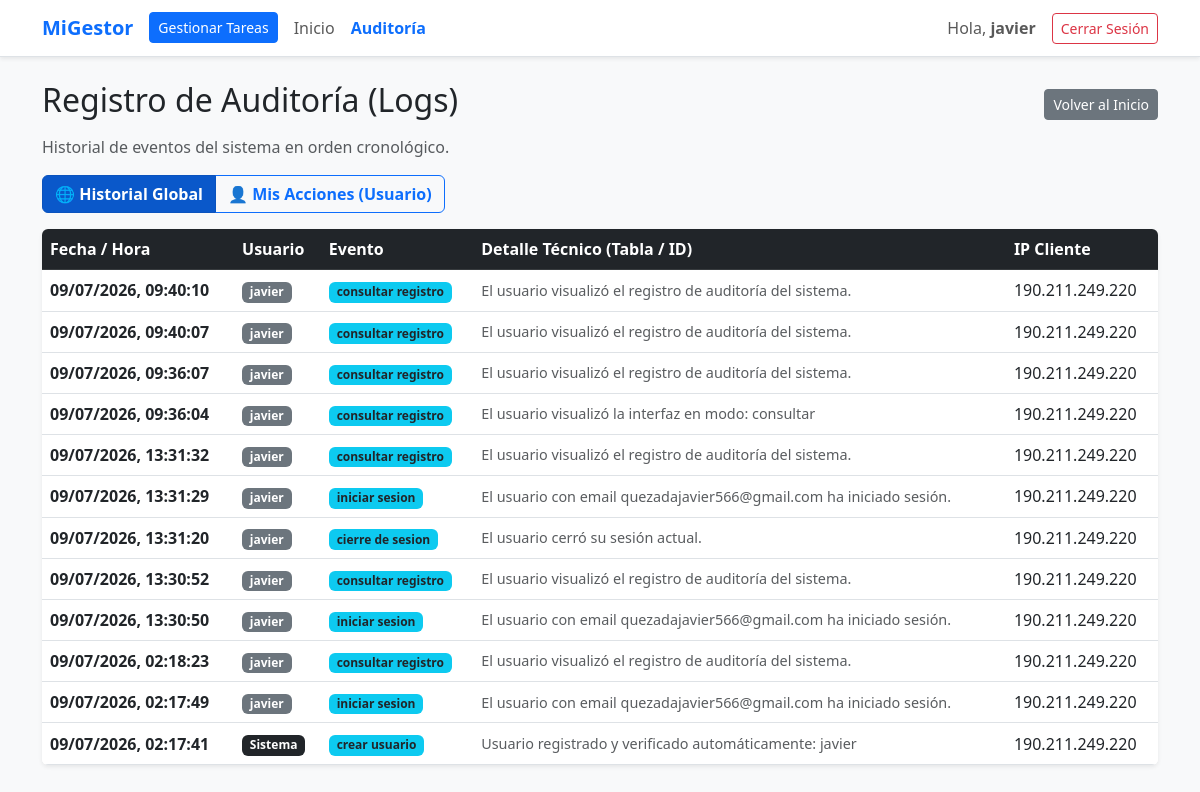
Screenshot of /logs_view.php (signed in) with the database file from the repository.
### tables this page shows
CREATE TABLE usuarios (
            id INTEGER PRIMARY KEY AUTOINCREMENT,
            username TEXT UNIQUE NOT NULL,
            email TEXT UNIQUE NOT NULL,
            password TEXT NOT NULL,
            verificado INTEGER DEFAULT 0,
            token TEXT
        );

CREATE TABLE logs (
            id INTEGER PRIMARY KEY AUTOINCREMENT,
            fecha_hora DATETIME DEFAULT CURRENT_TIMESTAMP,
            usuario_id INTEGER,
            evento TEXT NOT NULL,
            detalle TEXT,
            ip_host_client TEXT
        );

### logs_view.php (the view, shortened to what this page needs)
<?php
require_once 'db.php';
require_once 'logger.php';
$usuario_actual_id = $_SESSION['user_id'] ?? null;
$username_actual = $_SESSION['username'] ?? 'Usuario';
$filtro = $_GET['ver'] ?? 'todos';
if ($filtro === 'mis_logs' && $usuario_actual_id !== null) {
    $query = "SELECT l.*, u.username
              FROM logs l
              LEFT JOIN usuarios u ON l.usuario_id = u.id
              WHERE l.usuario_id = ?
              ORDER BY l.id DESC";
    $stmt = $db->prepare($query);
    $stmt->execute([$usuario_actual_id]);
} else {
    $query = "SELECT l.*, u.username
              FROM logs l
              LEFT JOIN usuarios u ON l.usuario_id = u.id
              ORDER BY l.id DESC";
    $stmt = $db->query($query);
}
$todos_los_logs = $stmt->fetchAll(PDO::FETCH_ASSOC);
?>
<!DOCTYPE html>
<html lang="es">
<head>
    <link href="https://cdn.jsdelivr.net/npm/bootstrap@5.3.0/dist/css/bootstrap.min.css" rel="stylesheet">
</head>
<body class="bg-light">
    <?php include 'menu.php'; ?>
    <div class="container mt-4">
        <div class="d-flex align-items-center justify-content-between mb-2">
            <h2>Registro de Auditoría (Logs)</h2>
            <a href="index.php" class="btn btn-secondary btn-sm">Volver al Inicio</a>
        </div>
        <p class="text-muted">Historial de eventos del sistema en orden cronológico.</p>
        <div class="d-flex justify-content-start mb-3">
            <div class="btn-group" role="group" aria-label="Filtro de Logs">
                <a href="logs_view.php?ver=todos"
                   class="btn <?php echo ($filtro === 'todos') ? 'btn-primary active' : 'btn-outline-primary'; ?> fw-bold">
                    🌐 Historial Global
                </a>
                <a href="logs_view.php?ver=mis_logs"
                   class="btn <?php echo ($filtro === 'mis_logs') ? 'btn-primary active' : 'btn-outline-primary'; ?> fw-bold">
                    👤 Mis Acciones (<?php echo htmlspecialchars($username_actual); ?>)
                </a>
            </div>
        </div>
        <div class="card shadow-sm border-0 mb-5">
            <div class="table-responsive rounded">
                <table class="table table-hover align-middle mb-0 bg-white">
                    <thead class="table-dark">
                        <tr>
                            <th>Fecha / Hora</th>
                            <th>Usuario</th>
                            <th>Evento</th>
                            <th>Detalle Técnico (Tabla / ID)</th>
                            <th>IP Cliente</th>
                        </tr>
                    </thead>
                    <tbody>
                        <?php if (!empty($todos_los_logs)): ?>
                            <?php foreach ($todos_los_logs as $row):
                                $fecha_original = $row['fecha_hora'];
                                $timestamp = strtotime($fecha_original);
                                $fecha_formateada = ($timestamp !== false) ? date('d/m/Y, H:i:s', $timestamp) : date('d/m/Y, H:i:s');
                            ?>
                            <tr>
                                <td class="fw-semibold">
                                    <?php echo $fecha_formateada; ?>
                                </td>
                                <td>
                                    <span class="badge <?php echo !empty($row['username']) ? 'bg-secondary' : 'bg-dark'; ?>">
                                        <?php echo !empty($row['username']) ? htmlspecialchars($row['username']) : 'Sistema'; ?>
                                    </span>
                                </td>
                                <td>
                                    <span class="badge bg-info text-dark fw-bold">
                                        <?php echo htmlspecialchars($row['evento']); ?>
                                    </span>
                                </td>
                                <td class="text-muted" style="font-size: 0.9rem;">
                                    <?php echo htmlspecialchars($row['detalle']); ?>
                                </td>
                                <td class="text-monospace"><?php echo htmlspecialchars($row['ip_host_client']); ?></td>
                            </tr>
                            <?php endforeach; ?>
                        <?php endif; ?>
                    </tbody>
                </table>
            </div>
        </div>
    </div>
</body>
</html>

### menu.php (shortened to what this page needs)
<?php
$username = "Usuario";
if (isset($_SESSION['user_id'])) {
    $stmt = $db->prepare("SELECT username FROM usuarios WHERE id = ?");
    $stmt->execute([$_SESSION['user_id']]);
    $user = $stmt->fetch(PDO::FETCH_ASSOC);
    if ($user) {
        $username = htmlspecialchars($user['username']);
    }
}
$pagina_actual = basename($_SERVER['PHP_SELF']);
?>
<nav class="navbar navbar-expand-lg navbar-light bg-white border-bottom shadow-sm mb-4">
    <div class="container">
        <a class="navbar-brand fw-bold text-primary" href="index.php">MiGestor</a>
        <div class="collapse navbar-collapse" id="navbarNav">
            <ul class="navbar-nav me-auto">
                <?php if ($pagina_actual === 'index.php' || $pagina_actual === 'logs_view.php'): ?>
                    <li class="nav-item">
                        <a class="btn btn-primary btn-sm my-1 me-2" href="tareas.php?accion=consultar">Gestionar Tareas</a>
                    </li>
                    <li class="nav-item">
                        <a class="nav-link" href="index.php">Inicio</a>
                    </li>
                <?php endif; ?>
                <li class="nav-item">
                    <a class="nav-link <?php echo ($pagina_actual === 'logs_view.php') ? 'text-primary fw-bold' : 'text-muted'; ?>" href="logs_view.php">Auditoría</a>
                </li>
            </ul>
            <div class="navbar-nav align-items-center">
                <span class="navbar-text me-3 mb-2 mb-lg-0">
                    Hola, <strong><?php echo $username; ?></strong>
                </span>
                <a class="btn btn-outline-danger btn-sm" href="logout.php">Cerrar Sesión</a>
            </div>
        </div>
    </div>
</nav>

### rows the page displays
usuarios: username "javier"
logs: usuario.username "javier", evento "consultar registro", detalle "El usuario visualizó el registro de auditoría del sistema.", ip_host_client "190.211.249.220"
logs: usuario.username "javier", evento "consultar registro", detalle "El usuario visualizó el registro de auditoría del sistema.", ip_host_client "190.211.249.220"
logs: usuario.username "javier", evento "consultar registro", detalle "El usuario visualizó el registro de auditoría del sistema.", ip_host_client "190.211.249.220"
logs: usuario.username "javier", evento "consultar registro", detalle "El usuario visualizó la interfaz en modo: consultar", ip_host_client "190.211.249.220"
logs: usuario.username "javier", evento "consultar registro", detalle "El usuario visualizó el registro de auditoría del sistema.", ip_host_client "190.211.249.220"
logs: usuario.username "javier", evento "iniciar sesion", detalle "El usuario con email quezadajavier566@gmail.com ha iniciado sesión.", ip_host_client "190.211.249.220"
logs: usuario.username "javier", evento "cierre de sesion", detalle "El usuario cerró su sesión actual.", ip_host_client "190.211.249.220"
logs: usuario.username "javier", evento "consultar registro", detalle "El usuario visualizó el registro de auditoría del sistema.", ip_host_client "190.211.249.220"
logs: usuario.username "javier", evento "iniciar sesion", detalle "El usuario con email quezadajavier566@gmail.com ha iniciado sesión.", ip_host_client "190.211.249.220"
logs: usuario.username "javier", evento "consultar registro", detalle "El usuario visualizó el registro de auditoría del sistema.", ip_host_client "190.211.249.220"
logs: usuario.username "javier", evento "iniciar sesion", detalle "El usuario con email quezadajavier566@gmail.com ha iniciado sesión.", ip_host_client "190.211.249.220"
logs: shows "Sistema", evento "crear usuario", detalle "Usuario registrado y verificado automáticamente: javier", ip_host_client "190.211.249.220"

### other values shown
$username_actual "Usuario"
